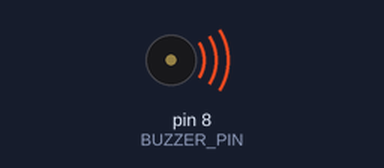
Bench run of a sketch on a simulated Arduino Uno, built with avr-gcc and run on an emulated ATmega328P. On the bench: buzzer (waves = sounding).

Above: at 0.1 s.
At 17.3 s:
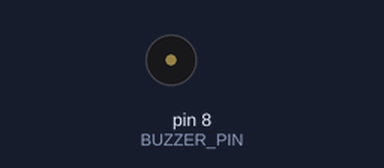
Timing chart, 0 to 18.8 s (numbered marks = the images above):
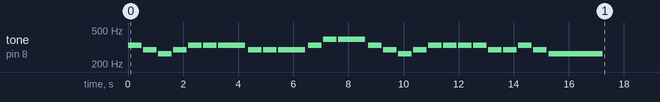

The sketch:

mary-had-a-little-lamb.ino
```cpp
const int BUZZER_PIN = 8;

const int melody[] = {
  330, 294, 262, 294,
  330, 330, 330,
  294, 294, 294,
  330, 392, 392,
  330, 294, 262, 294,
  330, 330, 330, 330,
  294, 294, 330, 294, 262
};

const int beats[] = {
  4, 4, 4, 4,
  4, 4, 2,
  4, 4, 2,
  4, 4, 2,
  4, 4, 4, 4,
  4, 4, 4, 4,
  4, 4, 4, 4, 1
};

const int TEMPO = 110;

void playSong() {
  const int wholeNote = (60000 * 4) / TEMPO;
  const int noteCount = sizeof(melody) / sizeof(melody[0]);

  for (int i = 0; i < noteCount; i++) {
    int duration = wholeNote / beats[i];
    tone(BUZZER_PIN, melody[i], duration * 0.9);
    delay(duration);
    noTone(BUZZER_PIN);
  }
}

void setup() {
  pinMode(BUZZER_PIN, OUTPUT);
  playSong();
}

void loop() {}
```
